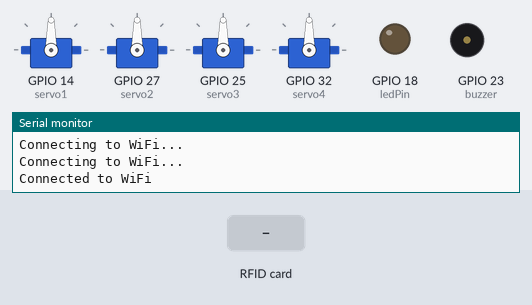
A sketch run on a simulated ESP32. Parts: 4 × servo, output pins drawn as LEDs (lit = HIGH), buzzer (waves = sounding), the last lines printed to the serial monitor. Inputs (shaded band) come from the test bench. WiFi joins after 1.5 s; servers stay silent unless stated.

Above: at 3.2 s.
3.3 s: RFID card 5E 7A 19 C4 held to the reader
At 3.55 s:
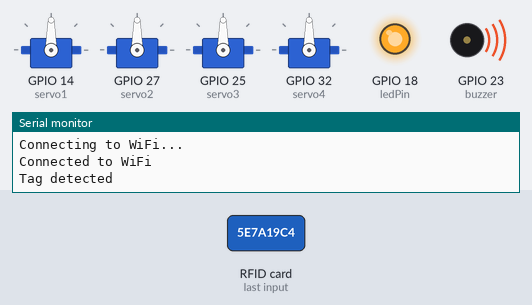
At 5.8 s:
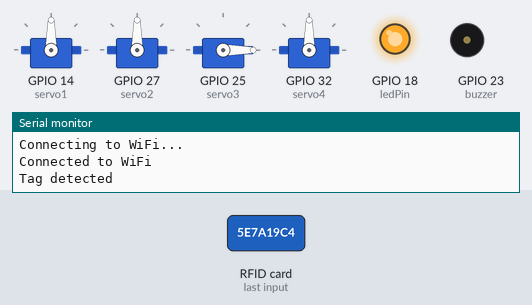
Timing chart, 0 to 12.3 s (numbered marks = the images above; inputs shaded):
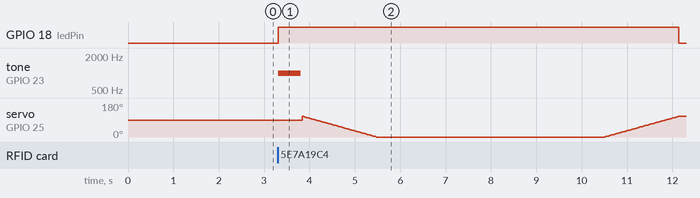

Measured:
- after the input at 3.3 s, GPIO 18 (ledPin): LOW → HIGH at once, → LOW 8.8 s later; tone on GPIO 23 (buzzer): silent → 1000 Hz at once, → silent 0.50 s later

The sketch:

medbox.ino
```cpp
#include <WiFi.h>
#include <WiFiUdp.h>
#include <ESP32Time.h>
#include <ESP32Servo.h>
#include <PN532_I2C.h>
#include <PN532.h>
#include <NfcAdapter.h>

const char* ssid = "";
const char* password = "";
int count = 0;
const int buzzer = 23;
const int ledPin = 18;


PN532_I2C pn532_i2c(Wire);
NfcAdapter nfc = NfcAdapter(pn532_i2c);

Servo servo1;
Servo servo2;
Servo servo3;
Servo servo4;

String tagId = "None";

void setup() {
    Serial.begin(115200);
    nfc.begin();
    WiFi.begin(ssid, password);
    while (WiFi.status() != WL_CONNECTED) {
        delay(1000);
        Serial.println("Connecting to WiFi...");
    }
    Serial.println("Connected to WiFi");
    pinMode(buzzer, OUTPUT);
    pinMode(ledPin, OUTPUT);
    digitalWrite(ledPin, LOW);


    servo1.attach(14);
    servo2.attach(27);
    servo3.attach(25);
    servo4.attach(32);

}

void run(Servo &servo) {
    delay(500);
    for(int pos = 110; pos >= 0; pos--) {
      delay(15);
      servo.write(pos);
    }

    delay(5000);
    for(int pos = 0; pos <= 110; pos++) {
        delay(15);
        servo.write(pos);
    }
}

void run2(Servo &servo) {
    delay(500);
    for(int pos = 90; pos >= 0; pos--) {
      delay(15);
      servo.write(pos);
    }

    delay(5000);
    for(int pos = 0; pos <= 90; pos++) {
        delay(15);
        servo.write(pos);
    }
}


// void run4() {
//     servo4.write(85);
//     delay(1100);
//     servo4.write(92);
//     delay(1000);
//     servo4.write(97);
//     delay(1100);
//     servo4.write(92);
// }

unsigned long startTime = 0;
void loop() {
    if (nfc.tagPresent()){
        count += 1;
        NfcTag tag = nfc.read();
        tagId = tag.getUidString();
        Serial.println("Tag detected");

        tone(buzzer, 1000, 500);
        digitalWrite(ledPin, HIGH);

        if (count == 1) {
            run(servo3);
            digitalWrite(ledPin, LOW);
            delay(40000);

        }
        else if (count == 2) {
            run(servo1);
            digitalWrite(ledPin, LOW);
            delay(20000);
        }
        else if (count == 3) {
            run2(servo2);
            digitalWrite(ledPin, LOW);
            delay(30000);
            count = 0;
        }
    }
}
```
